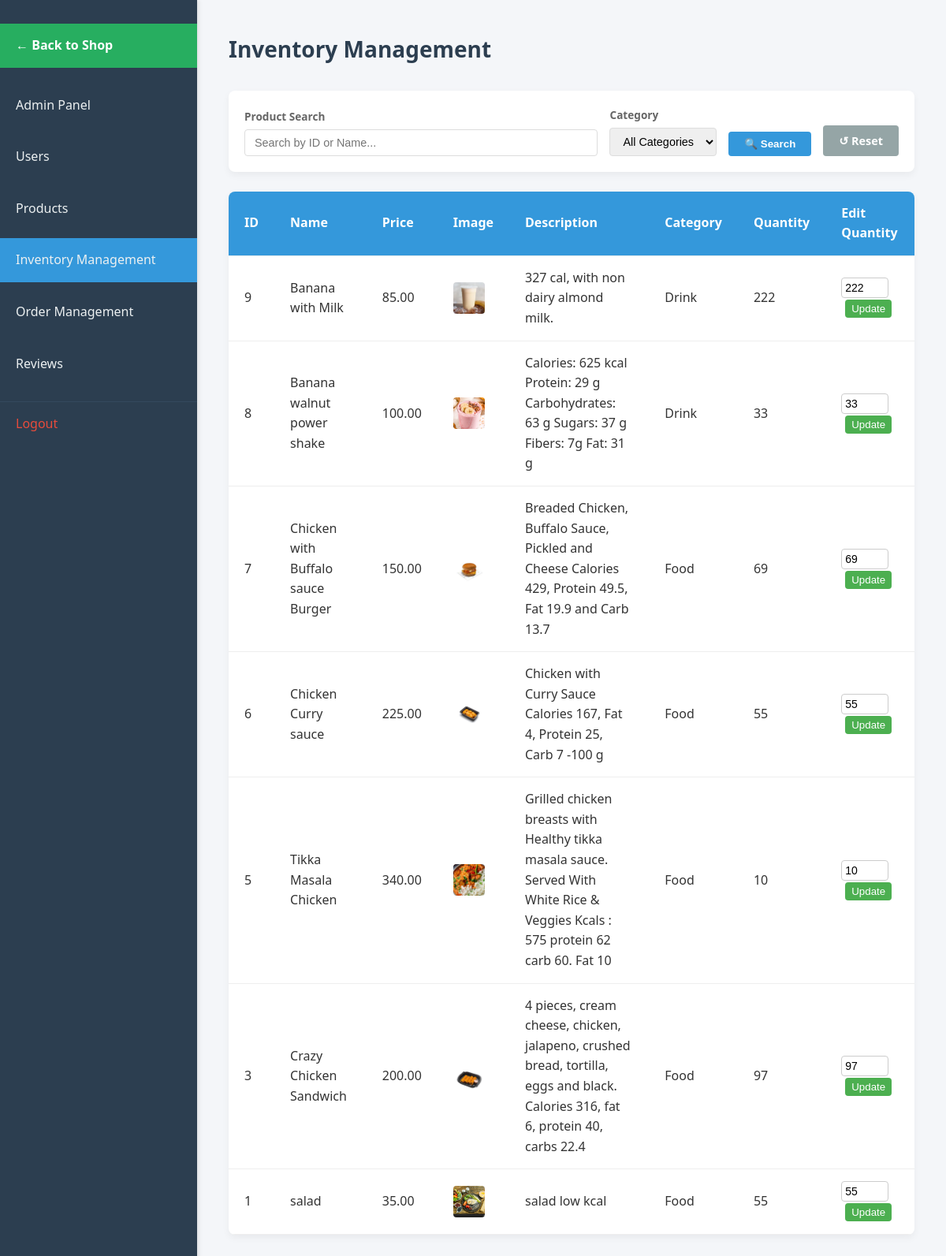
Page /admin/Inventory.php (signed in) on the earlier database version.
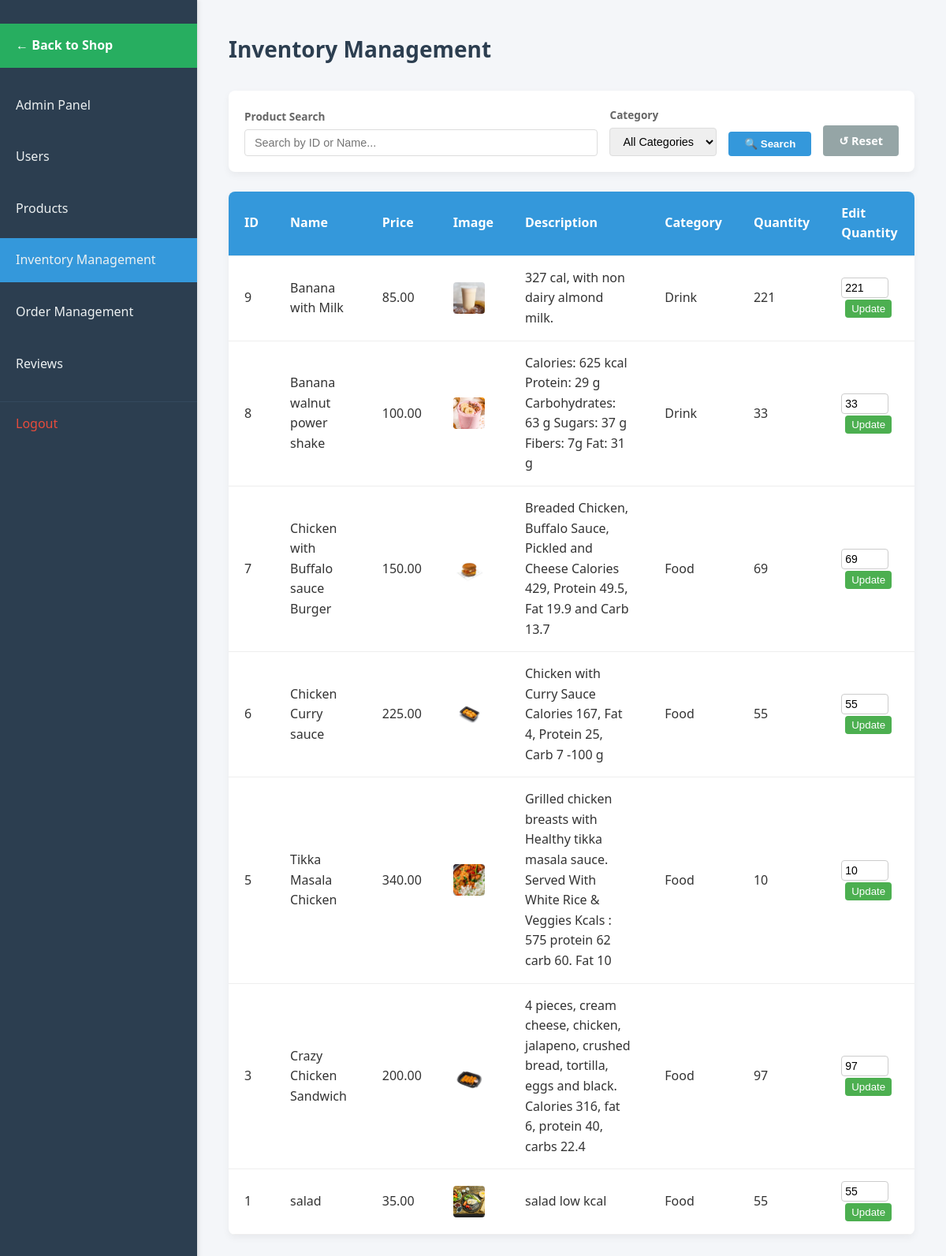
Same page on the later database version.
### tables this page shows
CREATE TABLE `products` (
  `id` int(11) NOT NULL,
  `name` varchar(150) NOT NULL,
  `description` text DEFAULT NULL,
  `price` decimal(10,2) NOT NULL,
  `stock` int(11) NOT NULL DEFAULT 0,
  `image_path` varchar(255) DEFAULT NULL,
  `type` enum('food','drink') NOT NULL,
  `status` enum('active','archived') NOT NULL DEFAULT 'active',
  `created_at` datetime DEFAULT current_timestamp(),
  `updated_at` datetime DEFAULT current_timestamp()
);

### config.php (called while the page is built, shortened)
<?php
function getImageUrl($url)
{
    return $url;
}
?>

### admin/Inventory.php (the view, shortened to what this page needs)
<?php
require_once __DIR__ . '/../init.php';
$search = isset($_GET['search']) ? trim($_GET['search']) : '';
$select = "SELECT id, name, price, image_path, description, type, stock FROM `products` WHERE 1=1";
$select .= " ORDER BY id DESC";
$stmt = $conn->prepare($select);
$stmt->execute();
$run_select = $stmt->get_result();
?>
<!DOCTYPE html>
<html lang="en">
<head>
    <link rel="stylesheet" href="assets/css/inventory.css">
</head>
<body>
    <nav>
        <ul>
            <li><a href="../shop.php"
                    style="background-color: #27ae60; color: white; margin-bottom: 20px; font-weight: bold;">← Back to
                    Shop</a></li>
            <li><a href="AdminPanel.php">Admin Panel</a></li>
            <li><a href="useradmin.php">Users</a></li>
            <li><a href="products.php">Products</a></li>
            <li><a href="#" class="active">Inventory Management</a></li>
            <li><a href="order_management.php">Order Management</a></li>
            <li><a href="reviews_management.php">Reviews</a></li>
            <li><a href="/app/logout.php">Logout</a></li>
        </ul>
    </nav>
    <main>
        <h1> Inventory Management</h1>
        <form action="" method="GET" class="search-form">
            <div class="form-group" style="flex: 1; min-width: 250px;">
                <label for="search">Product Search</label>
                <input type="text" name="search" id="search"
                    value="<?php echo htmlspecialchars($search); ?>" placeholder="Search by ID or Name...">
            </div>
            <div class="form-group">
                <label for="type">Category</label>
                <select name="type" id="type">
                    <option value="">All Categories</option>
                </select>
            </div>
            <button type="submit" class="btn-search">🔍 Search</button>
            <a href="Inventory.php" class="btn-reset">↺ Reset</a>
        </form>
        <table class="table">
            <thead>
                <tr>
                    <th>ID</th>
                    <th>Name</th>
                    <th>Price</th>
                    <th>Image</th>
                    <th>Description</th>
                    <th>Category</th>
                    <th>Quantity</th>
                    <th>Edit Quantity</th>
                </tr>
            </thead>
            <tbody>
                <?php while ($product = $run_select->fetch_assoc()) { ?>
                    <tr>
                        <td><?php echo $product['id']; ?></td>
                        <td><?php echo htmlspecialchars($product['name']); ?></td>
                        <td><?php echo $product['price']; ?></td>
                        <td><img src="<?php $imgUrl = getImageUrl($product['image_path']); echo (str_starts_with($imgUrl, 'http') ? $imgUrl : '../' . ($imgUrl ?: 'assets/images/placeholder-300x300.png')); ?>" width="40" height="40" style="object-fit: cover; border-radius: 4px;">
                        </td>
                        <td><?php echo htmlspecialchars($product['description']); ?></td>
                        <td><?php echo ucfirst($product['type']); ?></td>
                        <td><?php echo $product['stock']; ?></td>
                        <td>
                            <form method="POST">
                                <input type="number" name="new_quantity" value="<?php echo $product['stock']; ?>" min="0">
                                <button type="submit" name="update_quantity" class="update-btn">Update</button>
                            </form>
                        </td>
                    </tr>
                <?php } ?>
            </tbody>
        </table>
    </main>
</body>
</html>

Differences in the rows shown:
changed products "Banana with Milk": stock "222" → "221"; new_quantity "222" → "221"
